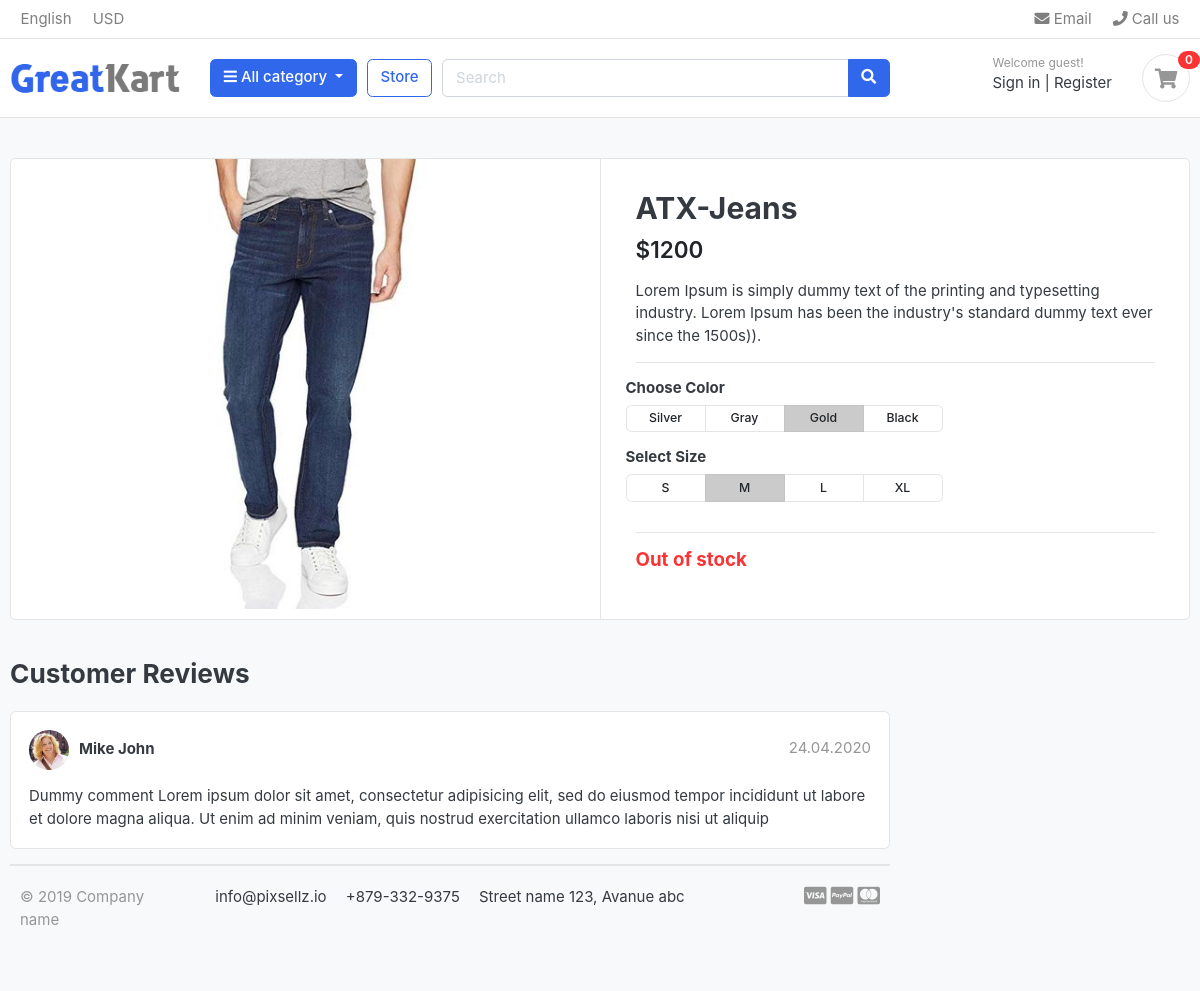
Page /store/jeans/atx-jeans/ on the committed database.
### store/models.py (models this page shows, shortened)
class Product(models.Model):
    product_name = models.CharField(max_length=100, unique=True)
    slug = models.SlugField(max_length=200, unique=True)
    description = models.TextField(max_length=500, blank=True)
    price = models.IntegerField()
    image = models.ImageField(upload_to='photos/products')
    stock = models.IntegerField()
    is_available = models.BooleanField(default=True)
    category = models.ForeignKey(Category, on_delete=models.CASCADE)
    created_date = models.DateTimeField(auto_now_add=True)
    modified_date = models.DateTimeField(auto_now=True)

### store/views.py (the view)
# urls.py: path('<slug:category_slug>/<slug:product_slug>/', views.product_detail, name='product_detail'),
def product_detail(request, category_slug, product_slug):
    try:
        single_product = Product.objects.get(category__slug=category_slug, slug=product_slug)
    except Exception as e:
        raise e
    context = {
        'single_product': single_product
    }
    return render(request, 'store/product_detail.html', context)

### category/context_processors.py (called while the page is built)
def menu_links(request):
    links = Category.objects.all()
    return dict(links=links)

### category/models.py (called while the page is built)
    def get_url(self):
        return reverse('products_by_category', args=[self.slug])

### Templates/store/product_detail.html
{% extends 'base.html' %}
{% load static %}
{% block content %}
<section class="section-content padding-y bg">
  <div class="container">
  <div class="card">
    <div class="row no-gutters">
      <aside class="col-md-6">
  <article class="gallery-wrap">
    <div class="img-big-wrap">
       <a href="#"><img src="{{single_product.image.url}}"></a>
    </div>
  </article>
      </aside>
      <main class="col-md-6 border-left">
  <article class="content-body">
  <h2 class="title">{{single_product.product_name}}</h2>
  <div class="mb-3">
    <var class="price h4">${{single_product.price}}</var>
  </div>
  <p>{{single_product.description}})).</p>
  <hr>
    <div class="row">
      <div class="item-option-select">
        <h6>Choose Color</h6>
        <div class="btn-group btn-group-sm btn-group-toggle" data-toggle="buttons">
          <label class="btn btn-light">
            <input type="radio" name="radio_color"> Silver
          </label>
          <label class="btn btn-light">
            <input type="radio" name="radio_color" > Gray
          </label>
          <label class="btn btn-light active">
            <input type="radio" name="radio_color checked"> Gold
          </label>
          <label class="btn btn-light">
            <input type="radio" name="radio_color"> Black
          </label>
        </div>
      </div>
    </div>
    <div class="row">
      <div class="item-option-select">
        <h6>Select Size</h6>
        <div class="btn-group btn-group-sm btn-group-toggle" data-toggle="buttons">
          <label class="btn btn-light">
            <input type="radio" name="radio_color"> S
          </label>
          <label class="btn btn-light active">
            <input type="radio" name="radio_color" checked> M
          </label>
          <label class="btn btn-light">
            <input type="radio" name="radio_color"> L
          </label>
          <label class="btn btn-light">
            <input type="radio" name="radio_color"> XL
          </label>
        </div>
      </div>
    </div>
    <hr>
    {% if single_product.stock <= 0 %}
      <h5 class='text-danger'>Out of stock</h5>
      {% else %}
      <a href="./product-detail.html" class="btn  btn-primary"> <span class="text">Add to cart</span> <i class="fas fa-shopping-cart"></i>  </a>
      {% endif %}
  </article>
      </main>
    </div>
  </div>
  <br>
<div class="row">
			<div class="col-md-9">
	<header class="section-heading">
		<h3>Customer Reviews </h3>
	</header>
	<article class="box mb-3">
		<div class="icontext w-100">
			<img src="{% static './images/avatars/avatar1.jpg' %}" class="img-xs icon rounded-circle">
			<div class="text">
				<span class="date text-muted float-md-right">24.04.2020 </span>
				<h6 class="mb-1">Mike John </h6>
			</div>
		</div>
		<div class="mt-3">
			<p>
				Dummy comment Lorem ipsum dolor sit amet, consectetur adipisicing elit, sed do eiusmod
				tempor incididunt ut labore et dolore magna aliqua. Ut enim ad minim veniam,
				quis nostrud exercitation ullamco laboris nisi ut aliquip
			</p>
		</div>
	</article>
{% endblock %}

### GreatKart/static/css/ui.css (style rules this page uses)
html { font-family: "Inter", sans-serif; font-size: 15px; }
.content-body { flex: 1 1 auto; padding: 2rem 2.3rem; }
.img-xs, .img-sm, .img-md, .img-lg { -o-object-fit: cover; object-fit: cover; flex-shrink: 0; flex-grow: 0; }
.img-xs { width: 40px; height: 40px; }
.padding-y { padding-top: 40px; padding-bottom: 40px; }
var { font-style: normal; }
article:after, .form-group:after { display: block; clear: both; content: ""; }
.bg { background-color: #f8f9fa; }
.section-heading { margin-bottom: 20px; margin-top: 15px; }
p:last-child { margin-bottom: 0; }
.btn-light { background-color: #fff; border-color: #e4e4e4; }
.icontext { display: inline-flex; align-items: center; vertical-align: middle; }
.icontext .text { width: 100%; line-height: 1.2; }
.icontext .icon { position: relative; margin-right: 10px; flex-shrink: 0; flex-grow: 0; }
.price { font-weight: 600; color: #212529; }
.box { padding: 18px; background: #fff; border-radius: 0.37rem; border: 1px solid #e4e4e4; }
.box img { max-width: 100%; }
.gallery-wrap .img-big-wrap { margin-bottom: 10px; border-radius: 0.37rem; overflow: hidden; background-color: #fff; }
.gallery-wrap .img-big-wrap a { text-align: center; display: block; }
.gallery-wrap .img-big-wrap img { height: 450px; width: auto; display: inline-block; }
.item-option-select { margin-bottom: 1rem; display: inline-block; margin-right: 15px; }
.item-option-select .btn { min-width: 80px; }

### rows in the picture
Product: image (picture), product_name "ATX-Jeans", price "1200", description "Lorem Ipsum is simply dummy text of the printing and typesetting industry. Lorem Ipsum has been the industry's standard dummy text ever since the 1500s"
